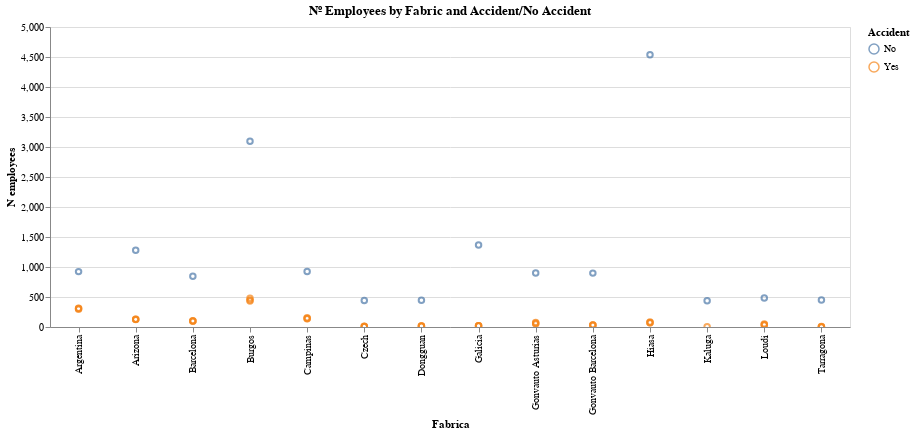

Here is the notebook cell this chart was saved with:
### Markdown cell above
On this chart we can appreciate that those countries with less employees are the ones with more accidents

### Code cell
alt.Chart(n_employees, title='Nº Employees by Fabric and Accident/No Accident').mark_point().encode( 
    y = 'N employees', x ='Fabrica', color='Accident', tooltip=['Severity','N employees','Fabrica']).interactive().properties(
    width=800,
    height=300
)

### Figure 1 — Vega-Lite specification as saved in the notebook (floating-point values rounded to 4 significant figures)
{"config": {"view": {"continuousWidth": 400, "continuousHeight": 300}}, "data": {"name": "data-c39a240914023fa0e86382186f44909b"}, "mark": "point", "encoding": {"color": {"type": "nominal", "field": "Accident"}, "tooltip": [{"type": "nominal", "field": "Severity"}, {"type": "quantitative", "field": "N employees"}, {"type": "nominal", "field": "Fabrica"}], "x": {"type": "nominal", "field": "Fabrica"}, "y": {"type": "quantitative", "field": "N employees"}}, "height": 300, "selection": {"selector001": {"type": "interval", "bind": "scales", "encodings": ["x", "y"]}}, "title": "Nº Employees by Fabric and Accident/No Accident", "width": 800, "$schema": "https://vega.github.io/schema/vega-lite/v4.8.1.json", "datasets": {"data-c39a240914023fa0e86382186f44909b": [{"Fabrica": "Argentina", "Accident": "No", "Severity": "N/A", "N employees": 923}, {"Fabrica": "Argentina", "Accident": "Yes", "Severity": "Grave", "N employees": 307}, {"Fabrica": "Argentina", "Accident": "Yes", "Severity": "Leve", "N employees": 297}, {"Fabrica": "Argentina", "Accident": "Yes", "Severity": "Muy grave", "N employees": 311}, {"Fabrica": "Arizona", "Accident": "No", "Severity": "N/A", "N employees": 1280}, {"Fabrica": "Arizona", "Accident": "Yes", "Severity": "Grave", "N employees": 131}, {"Fabrica": "Arizona", "Accident": "Yes", "Severity": "Leve", "N employees": 123}, {"Fabrica": "Arizona", "Accident": "Yes", "Severity": "Muy grave", "N employees": 129}, {"Fabrica": "Barcelona", "Accident": "No", "Severity": "N/A", "N employees": 847}, {"Fabrica": "Barcelona", "Accident": "Yes", "Severity": "Grave", "N employees": 102}, {"Fabrica": "Barcelona", "Accident": "Yes", "Severity": "Leve", "N employees": 104}, {"Fabrica": "Barcelona", "Accident": "Yes", "Severity": "Muy grave", "N employees": 94}, {"Fabrica": "Burgos", "Accident": "No", "Severity": "N/A", "N employees": 3094}, {"Fabrica": "Burgos", "Accident": "Yes", "Severity": "Grave", "N employees": 479}, {"Fabrica": "Burgos", "Accident": "Yes", "Severity": "Leve", "N employees": 448}, {"Fabrica": "Burgos", "Accident": "Yes", "Severity": "Muy grave", "N employees": 432}, {"Fabrica": "Campinas", "Accident": "No", "Severity": "N/A", "N employees": 925}, {"Fabrica": "Campinas", "Accident": "Yes", "Severity": "Grave", "N employees": 140}, {"Fabrica": "Campinas", "Accident": "Yes", "Severity": "Leve", "N employees": 155}, {"Fabrica": "Campinas", "Accident": "Yes", "Severity": "Muy grave", "N employees": 137}, {"Fabrica": "Czech", "Accident": "No", "Severity": "N/A", "N employees": 441}, {"Fabrica": "Czech", "Accident": "Yes", "Severity": "Grave", "N employees": 12}, {"Fabrica": "Czech", "Accident": "Yes", "Severity": "Leve", "N employees": 10}, {"Fabrica": "Czech", "Accident": "Yes", "Severity": "Muy grave", "N employees": 8}, {"Fabrica": "Dongguan", "Accident": "No", "Severity": "N/A", "N employees": 444}, {"Fabrica": "Dongguan", "Accident": "Yes", "Severity": "Grave", "N employees": 16}, {"Fabrica": "Dongguan", "Accident": "Yes", "Severity": "Leve", "N employees": 16}, {"Fabrica": "Dongguan", "Accident": "Yes", "Severity": "Muy grave", "N employees": 18}, {"Fabrica": "Galicia", "Accident": "No", "Severity": "N/A", "N employees": 1367}, {"Fabrica": "Galicia", "Accident": "Yes", "Severity": "Grave", "N employees": 23}, {"Fabrica": "Galicia", "Accident": "Yes", "Severity": "Leve", "N employees": 19}, {"Fabrica": "Galicia", "Accident": "Yes", "Severity": "Muy grave", "N employees": 19}, {"Fabrica": "Gonvauto Asturias", "Accident": "No", "Severity": "N/A", "N employees": 900}, {"Fabrica": "Gonvauto Asturias", "Accident": "Yes", "Severity": "Grave", "N employees": 51}, {"Fabrica": "Gonvauto Asturias", "Accident": "Yes", "Severity": "Leve", "N employees": 61}, {"Fabrica": "Gonvauto Asturias", "Accident": "Yes", "Severity": "Muy grave", "N employees": 77}, {"Fabrica": "Gonvauto Barcelona", "Accident": "No", "Severity": "N/A", "N employees": 898}, {"Fabrica": "Gonvauto Barcelona", "Accident": "Yes", "Severity": "Grave", "N employees": 33}, {"Fabrica": "Gonvauto Barcelona", "Accident": "Yes", "Severity": "Leve", "N employees": 33}, {"Fabrica": "Gonvauto Barcelona", "Accident": "Yes", "Severity": "Muy grave", "N employees": 29}, {"Fabrica": "Hiasa", "Accident": "No", "Severity": "N/A", "N employees": 4537}, {"Fabrica": "Hiasa", "Accident": "Yes", "Severity": "Grave", "N employees": 83}, {"Fabrica": "Hiasa", "Accident": "Yes", "Severity": "Leve", "N employees": 72}, {"Fabrica": "Hiasa", "Accident": "Yes", "Severity": "Muy grave", "N employees": 69}, {"Fabrica": "Kaluga", "Accident": "No", "Severity": "N/A", "N employees": 439}, {"Fabrica": "Kaluga", "Accident": "Yes", "Severity": "Grave", "N employees": 4}, {"Fabrica": "Loudi", "Accident": "No", "Severity": "N/A", "N employees": 484}, {"Fabrica": "Loudi", "Accident": "Yes", "Severity": "Grave", "N employees": 33}, {"Fabrica": "Loudi", "Accident": "Yes", "Severity": "Leve", "N employees": 38}, {"Fabrica": "Loudi", "Accident": "Yes", "Severity": "Muy grave", "N employees": 52}, {"Fabrica": "Tarragona", "Accident": "No", "Severity": "N/A", "N employees": 451}, {"Fabrica": "Tarragona", "Accident": "Yes", "Severity": "Grave", "N employees": 7}, {"Fabrica": "Tarragona", "Accident": "Yes", "Severity": "Leve", "N employees": 2}, {"Fabrica": "Tarragona", "Accident": "Yes", "Severity": "Muy grave", "N employees": 6}]}}
